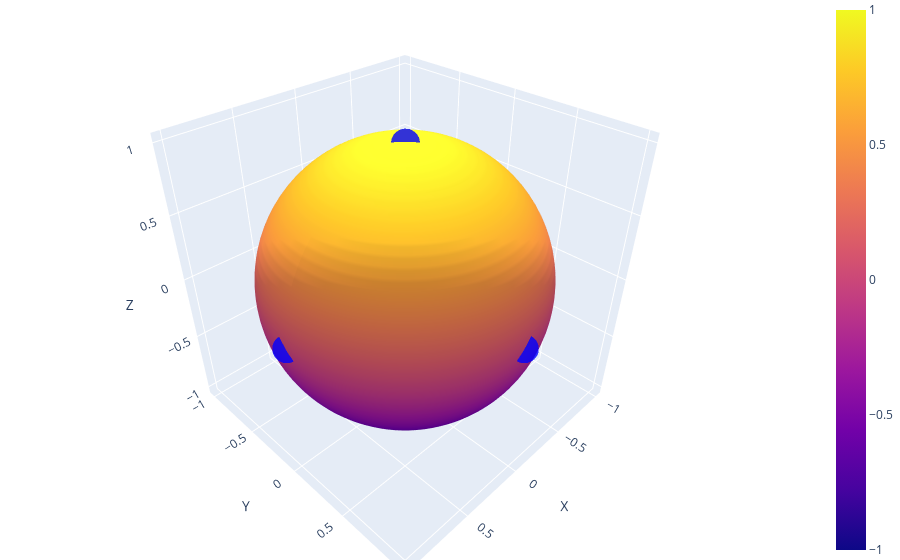

This figure's notebook cell:
### Code cell
import numpy as np
import plotly.graph_objects as go

# Define as coordenadas das cargas
coordenadas_cargas = [(1, 0, 0), (0, 1, 0), (0, 0, 1)]

# Cria uma figura tridimensional
fig = go.Figure(
    data=[
        go.Scatter3d(
            x=[c[0] for c in coordenadas_cargas],
            y=[c[1] for c in coordenadas_cargas],
            z=[c[2] for c in coordenadas_cargas],
            mode="markers",
            marker=dict(size=10, color="blue", opacity=0.8),  # Define a cor das cargas
        )
    ]
)

# Adiciona a superfície da esfera
phi = np.linspace(0, np.pi, 50)
theta = np.linspace(0, 2 * np.pi, 100)
phi, theta = np.meshgrid(phi, theta)

# Converte coordenadas esféricas para coordenadas cartesianas
x = np.sin(phi) * np.cos(theta)
y = np.sin(phi) * np.sin(theta)
z = np.cos(phi)

# Adiciona a superfície da esfera ao gráfico
fig.add_trace(go.Surface(x=x, y=y, z=z))

# Atualiza o layout do gráfico
fig.update_layout(
    scene=dict(
        xaxis=dict(title="X"),
        yaxis=dict(title="Y"),
        zaxis=dict(title="Z"),
    ),
    margin=dict(l=0, r=0, b=0, t=0),
)

# Exibe o gráfico
fig.show()

### Figure 1 — Plotly figure (JSON) as saved in the notebook; plotly's stock layout.template omitted (floating-point values rounded to 4 significant figures; data arrays with more than 128 entries replaced by an {"elided": "..."} marker saying what was removed)
{"data": [{"marker": {"color": "blue", "opacity": 0.8, "size": 10}, "mode": "markers", "type": "scatter3d", "x": [1, 0, 0], "y": [0, 1, 0], "z": [0, 0, 1]}, {"type": "surface", "x": {"elided": "100x50 float values"}, "y": {"elided": "100x50 float values"}, "z": {"elided": "100x50 float values"}}], "layout": {"margin": {"b": 0, "l": 0, "r": 0, "t": 0}, "scene": {"xaxis": {"title": {"text": "X"}}, "yaxis": {"title": {"text": "Y"}}, "zaxis": {"title": {"text": "Z"}}}}}
